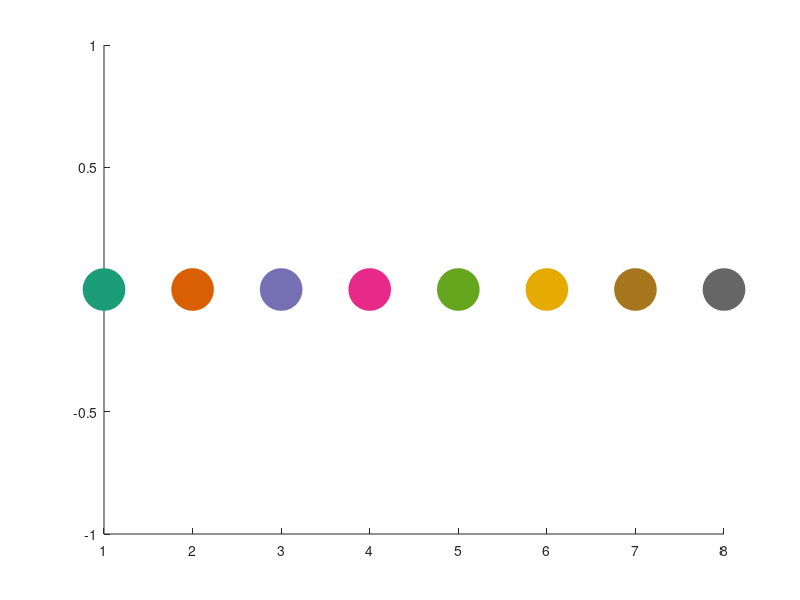

Recreate this plot in MATLAB.
% dark2
c = zeros(8,3);
c(1,:) = [27,158,119]/255;
c(2,:) = [217,95,2]/255;
c(3,:) = [117,112,179]/255;
c(4,:) = [231,41,138]/255;
c(5,:) = [102,166,30]/255;
c(6,:) = [230,171,2]/255;
c(7,:) = [166,118,29]/255;
c(8,:) = [102,102,102]/255;

figure(11)
clf
for i = 1:8
    hold on
    plot(i,0,'o','Color',c(i,:),'MarkerSize',30,...
        'MarkerFaceColor',c(i,:))
    
end
hold off

%% Matlab colors
[0,114,189];
[217,83,25];
[237,177,32];
[125,47,142];
[119,172,48];
[78,190,238];
[162,20,47];



